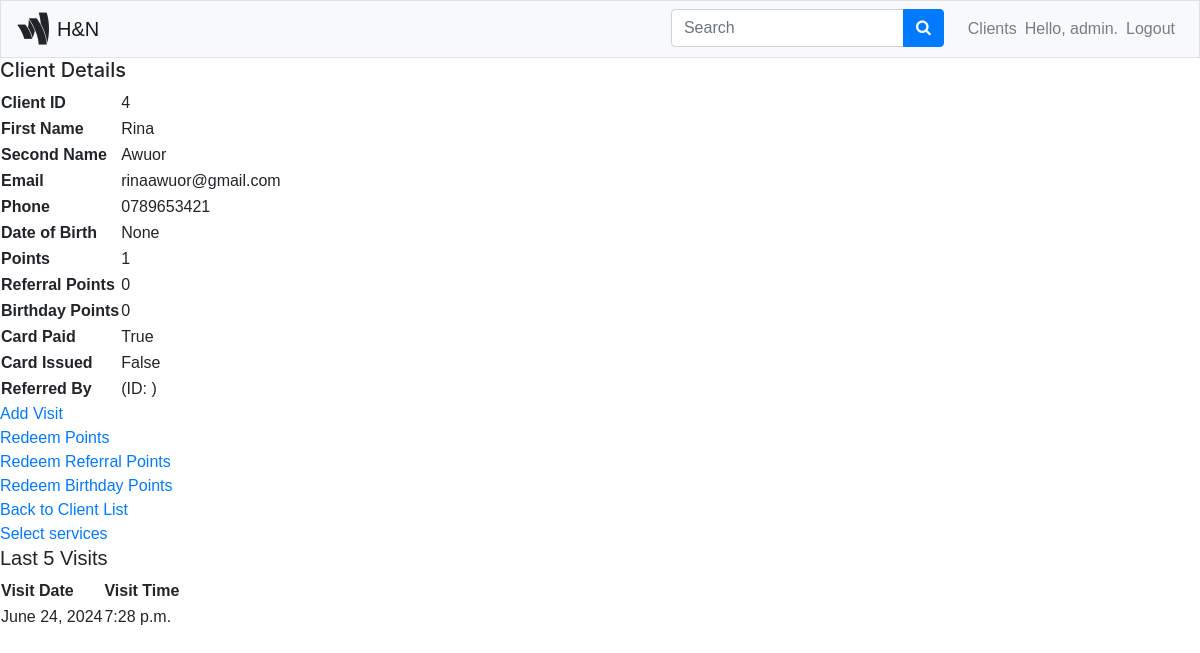
The app's page /users/clients/4/ (signed in) with its own data.
### users/models.py (models this page shows, shortened)
class Client(models.Model):
    first_name = models.CharField(max_length=100)
    second_name = models.CharField(max_length=100)
    email = models.EmailField(unique=True)
    phone = models.CharField(max_length=15, unique=True)
    points = models.IntegerField(default=0)
    referral_points = models.IntegerField(default=0)
    date_of_birth = models.DateField(null=True, blank=True)
    birthday_points = models.IntegerField(default=0)
    referred_by = models.ForeignKey('self', null=True, blank=True, on_delete=models.SET_NULL)
    card_paid = models.BooleanField(default=False)
    card_issued = models.BooleanField(default=False)

### visits/models.py (models this page shows, shortened)
class Visit(models.Model):
    client = models.ForeignKey(Client, on_delete=models.CASCADE)
    visit_time = models.DateTimeField(auto_now_add=True)

### users/views.py (the view)
# urls.py: path('clients/<int:client_id>/', views.client_detail, name='client_detail'),
@login_required
def client_detail(request, client_id):
    client = Client.objects.get(id=client_id)
    visits = client.visit_set.order_by('-visit_time')[:5]
    context = {'client': client, 'visits': visits}
    return render(request, 'users/client_detail.html', context)

### users/templates/users/client_detail.html (shortened to what this page needs)
<!DOCTYPE html>
<html lang="en">
<head>
    {% extends 'users/base.html' %}
{% load bootstrap4 %}
{% block header %}
<h5>Client Details</h5>
{% endblock header %}
{% block content %}
<table>
    <tr>
        <th>Client ID</th>
        <td>{{ client.id }}</td>
    </tr>
    <tr>
        <th>First Name</th>
        <td>{{ client.first_name }}</td>
    </tr>
    <tr>
        <th>Second Name</th>
        <td>{{ client.second_name }}</td>
    </tr>
    <tr>
        <th>Email</th>
        <td>{{ client.email }}</td>
    </tr>
    <tr>
        <th>Phone</th>
        <td>{{ client.phone }}</td>
    </tr>
    <tr>
        <th>Date of Birth</th>
        <td>{{ client.date_of_birth }}</td>
    </tr>
    <tr>
        <th>Points</th>
        <td>{{ client.points }}</td>
    </tr>
    <tr>
        <th>Referral Points</th>
        <td>{{ client.referral_points }}</td>
    </tr>
    <tr>
        <th>Birthday Points</th>
        <td>{{ client.birthday_points }}</td>
    </tr>
    <tr>
        <th>Card Paid</th>
        <td>{{ client.card_paid }}</td>
    </tr>
    <tr>
        <th>Card Issued</th>
        <td>{{ client.card_issued }}</td>
    </tr>
    <tr>
        <th>Referred By</th>
        <td>{{ client.referred_by.first_name }} {{ client.referred_by.second_name }} (ID: {{ client.referred_by.member_id }})</td>
    </tr>
</table>
<a href="{% url 'users:visit' client.id %}">Add Visit</a><br>
<a href="{% url 'users:redeem_points' client.id %}">Redeem Points</a><br>
<a href="{% url 'users:redeem_referral_points' client.id %}">Redeem Referral Points</a><br>
<a href="{% url 'users:redeem_birthday_points' client.id %}">Redeem Birthday Points</a><br>
<a href="{% url 'users:client_list' %}">Back to Client List</a> <br/>
<a class="button" href="{% url 'services:create_order' client.id %}">Select services</a>
<h5>Last 5 Visits</h5>
    <table>
        <thead>
            <tr>
                <th>Visit Date</th>
                <th>Visit Time</th>
            </tr>
        </thead>
        <tbody>
            {% for visit in visits %}
                <tr>
                    <td>{{ visit.visit_time.date }}</td>
                    <td>{{ visit.visit_time.time }}</td>
                </tr>
            {% endfor %}
        </tbody>
    </table>
{% endblock content %}

### users/templates/users/base.html (shortened to what this page needs)
{% load bootstrap4 %}
<!DOCTYPE html>
<html lang="en">
<head>
    {% load static %}
    <link rel="stylesheet" href="https://cdnjs.cloudflare.com/ajax/libs/font-awesome/4.7.0/css/font-awesome.min.css">
    {% bootstrap_css %}
</head>
<body>
<nav class="navbar navbar-expand-md navbar-light bg-light border">
    <i class="fa fa-google-wallet fa-2x mr-2"></i>
    <a style="font-family: 'Rubik',sans-serif;" class="navbar-brand" href="{% url 'users:index' %}">
      H&N
    </a>
    <div style="font-family: 'Rubik',sans-serif;" class="collapse navbar-collapse" id="navbarCollapse">
        <ul class="navbar-nav ml-auto">
              <form action="{% url 'users:search' %}" method="get">
                <li class="navbar-item mr-3 my-auto">
                <div class="input-group">
                  <input class="form-control" name="query" type="text" placeholder="Search">
                  <div class="input-group-append">
                    <button type="submit" class="btn btn-primary">
                      <i class="fa fa-search"></i>
                    </button>
                  </div>
                </div>
               </li>
              </form>
              <li class="nav-item">
                <a class="nav-link" href="{% url 'users:client_list' %}">Clients</a>
              </li>
              {% if user.is_authenticated %}
                <li class="nav-item">
                  <span class="navbar-text">Hello, {{ user.username }}.</span>
                </li>
                <li class="nav-item">
                  <a class="nav-link" href="{% url 'users:logout' %}">Logout</i></a>
                </li>
              {% else %}
                <li class="nav-item">
                  <a class="nav-link" href="{% url 'users:login' %}">Log in</a></li>
              {% endif %}
        </ul>
    </div>
</nav>
<main>
    <div>
      {% block header %}{% endblock header %}
    </div>
    <div style="font-family: 'Rubik',sans-serif;">
        {% block content %}{% endblock content %}
    </div>
</main>
</body>
</html>

### records on screen
Client: id "4", first_name "Rina", second_name "Awuor", email "rinaawuor@gmail.com", phone "0789653421", date_of_birth "None", points "1", referral_points "0", birthday_points "0", card_paid "True", card_issued "False"
Visit: visit_time "June 24, 2024", visit_time.time "7:28 p.m."

### other values on screen
{{ user.username }} "admin"
